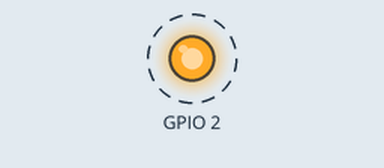
Recording of a program running on a simulated ESP32. Parts: output pins drawn as LEDs (lit = HIGH). Dashed ring = blinking. WiFi joins after 1.5 s; servers stay silent unless stated; not simulated (calls return 0 or success): Secrets.h; what the program prints to the serial monitor is not drawn.

Above: at 2.0 s.
Timing chart, 0 to 6.1 s (numbered marks = the images above):
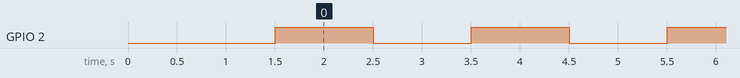

Measured:
- by itself, GPIO 2: alternates HIGH for 1.0 s and LOW for 1.0 s

The program:

main.cpp
```cpp
#include <Arduino.h>
#include <WiFi.h>
#include <ESPmDNS.h>
#include <WiFiUdp.h>
#include <ArduinoOTA.h>
#include <Secrets.h>
#include <OTA.h>

const char* ssid = SECRET_SSID;
const char* password = SECRET_PASS;

unsigned long previousChangeAt = 0;
const long interval = 1000;
int ledState = LOW;

void setup() {
  pinMode(BUILTIN_LED, OUTPUT);

  Serial.begin(115200);
  Serial.println("Booting");
  WiFi.mode(WIFI_STA);
  WiFi.begin(ssid, password);
  while (WiFi.waitForConnectResult() != WL_CONNECTED) {
    Serial.println("Connection Failed! Rebooting...");
    delay(5000);
    ESP.restart();
  }

  OTABegin();

  Serial.println("Ready");
  Serial.print("IP address: ");
  Serial.println(WiFi.localIP());
}

void loop() {
  OTAHandle();

  unsigned long now = millis();
  if (now - previousChangeAt >= interval) {
    previousChangeAt = now;
    ledState = not(ledState);
    digitalWrite(BUILTIN_LED, ledState);
  }
}
```
